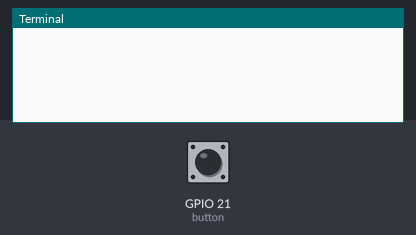
A program run on a simulated Raspberry Pi (BCM pin numbers). Shown: the last lines printed to the terminal. The test bench sets the inputs (shaded band); at power-on: GPIO 21 (button) HIGH.

Above: at 1.2 s.
1.3 s: GPIO 21 (button) pulled LOW for 0.15 s
At 1.43 s:
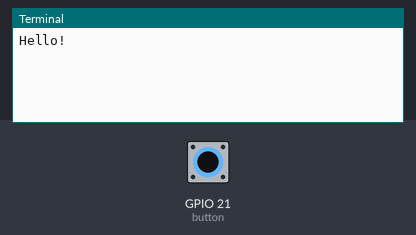
At 1.9 s:
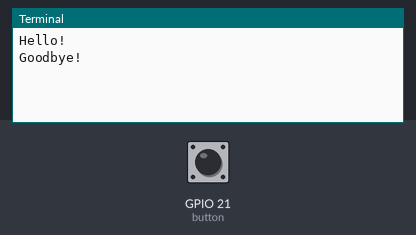

The program:

Button3.py
```python
from gpiozero import Button
from signal import pause

def say_hello():
    print("Hello!")

def say_goodbye():
    print("Goodbye!")

button = Button(21, bounce_time= 0.03)

button.when_pressed = say_hello
button.when_released = say_goodbye

pause()
```

Measured:
- after the input at 1.3 s, the terminal: prints a new line at once (image 1)
